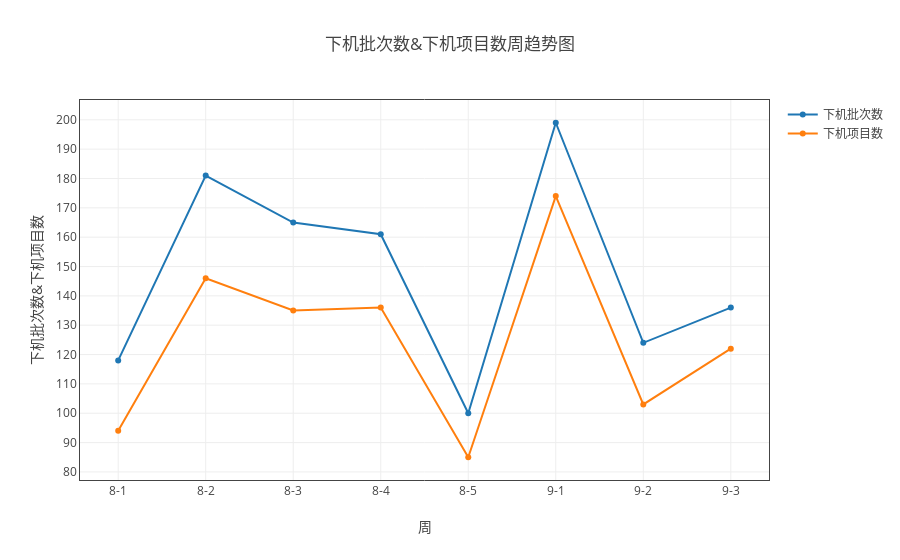
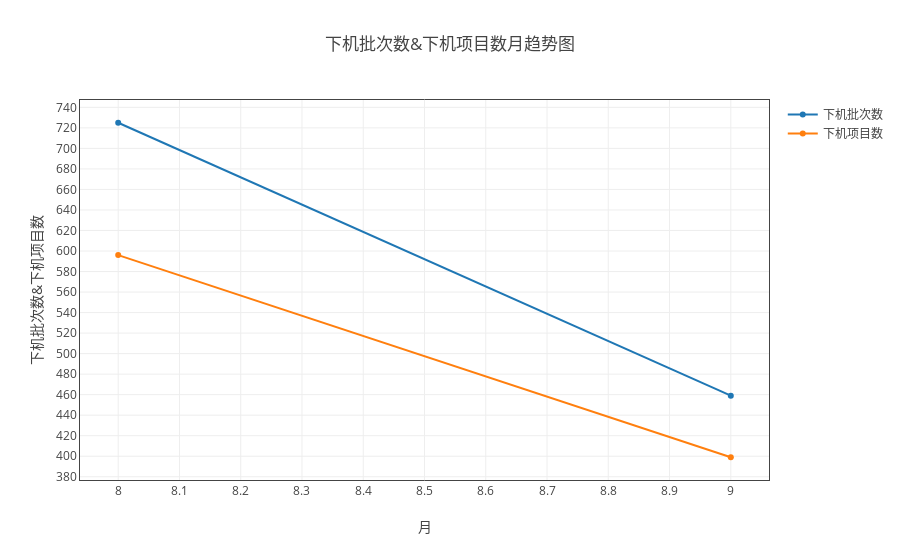

These figures' notebook cell, in order:
### Markdown cell above
#### 下机批次数和下机项目数

### Code cell
data_dict = {'下机批次数':['下机批次数'],'下机项目数':['下机项目数']}
myModule.plot( all_dict, data_dict, '人员' ,  'line', all='all' )

### Figure 1 — Plotly figure (JSON) as saved in the notebook; plotly's stock layout.template omitted (floating-point values rounded to 4 significant figures)
{"data": [{"name": "下机批次数", "type": "scatter", "uid": "b7cb40a8-c165-11e8-b372-a81e84e6c740", "x": ["8-1", "8-2", "8-3", "8-4", "8-5", "9-1", "9-2", "9-3"], "y": [118, 181, 165, 161, 100, 199, 124, 136]}, {"name": "下机项目数", "type": "scatter", "uid": "b7cb4760-c165-11e8-b372-a81e84e6c740", "x": ["8-1", "8-2", "8-3", "8-4", "8-5", "9-1", "9-2", "9-3"], "y": [94, 146, 135, 136, 85, 174, 103, 122]}], "layout": {"title": "下机批次数&下机项目数周趋势图", "xaxis": {"mirror": "all", "nticks": 20, "showgrid": true, "showline": true, "title": "周", "zeroline": true}, "yaxis": {"mirror": "all", "nticks": 20, "showgrid": true, "showline": true, "title": "下机批次数&下机项目数", "zeroline": true}}}

### Figure 2 — Plotly figure (JSON) as saved in the notebook; plotly's stock layout.template omitted (floating-point values rounded to 4 significant figures)
{"data": [{"name": "下机批次数", "type": "scatter", "uid": "b7d7c4fe-c165-11e8-b372-a81e84e6c740", "x": ["8", "9"], "y": [725, 459]}, {"name": "下机项目数", "type": "scatter", "uid": "b7d7c8f0-c165-11e8-b372-a81e84e6c740", "x": ["8", "9"], "y": [596, 399]}], "layout": {"title": "下机批次数&下机项目数月趋势图", "xaxis": {"mirror": "all", "nticks": 20, "showgrid": true, "showline": true, "title": "月", "zeroline": true}, "yaxis": {"mirror": "all", "nticks": 20, "showgrid": true, "showline": true, "title": "下机批次数&下机项目数", "zeroline": true}}}
